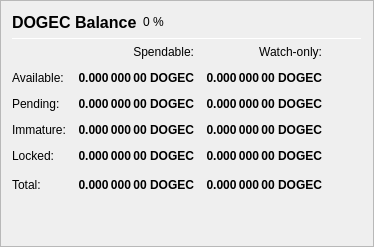
                   <widget class="QFrame" name="frame_Balances">
                    <property name="frameShape">
                     <enum>QFrame::StyledPanel</enum>
                    </property>
                    <property name="frameShadow">
                     <enum>QFrame::Raised</enum>
                    </property>
                    <layout class="QVBoxLayout" name="verticalLayout_4">
                     <item>
                      <layout class="QHBoxLayout" name="horizontalLayout_4">
                       <item>
                        <widget class="QLabel" name="label_5">
                         <property name="minimumSize">
                          <size>
                           <width>0</width>
                           <height>20</height>
                          </size>
                         </property>
                         <property name="font">
                          <font>
                           <pointsize>12</pointsize>
                           <weight>75</weight>
                           <bold>true</bold>
                          </font>
                         </property>
                         <property name="text">
                          <string>DOGEC Balance</string>
                         </property>
                        </widget>
                       </item>
                       <item>
                        <widget class="QLabel" name="labelDOGECPercent">
                         <property name="text">
                          <string notr="true">0 %</string>
                         </property>
                        </widget>
                       </item>
                       <item>
                        <spacer name="horizontalSpacer_3">
                         <property name="orientation">
                          <enum>Qt::Horizontal</enum>
                         </property>
                         <property name="sizeHint" stdset="0">
                          <size>
                           <width>40</width>
                           <height>20</height>
                          </size>
                         </property>
                        </spacer>
                       </item>
                      </layout>
                     </item>
                     <item>
                      <widget class="Line" name="line_Balance">
                       <property name="minimumSize">
                        <size>
                         <width>0</width>
                         <height>1</height>
                        </size>
                       </property>
                       <property name="maximumSize">
                        <size>
                         <width>16777215</width>
                         <height>1</height>
                        </size>
                       </property>
                       <property name="orientation">
                        <enum>Qt::Horizontal</enum>
                       </property>
                      </widget>
                     </item>
                     <item>
                      <layout class="QGridLayout" name="gridLayout">
                       <property name="spacing">
                        <number>12</number>
                       </property>
                       <item row="0" column="1">
                        <widget class="QLabel" name="labelSpendable">
                         <property name="text">
                          <string>Spendable:</string>
                         </property>
                         <property name="alignment">
                          <set>Qt::AlignRight|Qt::AlignTrailing|Qt::AlignVCenter</set>
                         </property>
                        </widget>
                       </item>
                       <item row="0" column="2">
                        <widget class="QLabel" name="labelWatchonly">
                         <property name="text">
                          <string>Watch-only:</string>
                         </property>
                         <property name="alignment">
                          <set>Qt::AlignRight|Qt::AlignTrailing|Qt::AlignVCenter</set>
                         </property>
                        </widget>
                       </item>
                       <item row="1" column="0">
                        <widget class="QLabel" name="labelBalanceText">
                         <property name="text">
                          <string>Available:</string>
                         </property>
                        </widget>
                       </item>
                       <item row="1" column="1">
                        <widget class="QLabel" name="labelBalance">
                         <property name="font">
                          <font>
                           <weight>75</weight>
                           <bold>true</bold>
                          </font>
                         </property>
                         <property name="cursor">
                          <cursorShape>IBeamCursor</cursorShape>
                         </property>
                         <property name="toolTip">
                          <string>Your current spendable balance</string>
                         </property>
                         <property name="text">
                          <string notr="true">0.000 000 00 DOGEC</string>
                         </property>
                         <property name="alignment">
                          <set>Qt::AlignRight|Qt::AlignTrailing|Qt::AlignVCenter</set>
                         </property>
                         <property name="textInteractionFlags">
                          <set>Qt::LinksAccessibleByMouse|Qt::TextSelectableByKeyboard|Qt::TextSelectableByMouse</set>
                         </property>
                        </widget>
                       </item>
                       <item row="1" column="2">
                        <widget class="QLabel" name="labelWatchAvailable">
                         <property name="font">
                          <font>
                           <weight>75</weight>
                           <bold>true</bold>
                          </font>
                         </property>
                         <property name="cursor">
                          <cursorShape>IBeamCursor</cursorShape>
                         </property>
                         <property name="toolTip">
                          <string>Your current balance in watch-only addresses</string>
                         </property>
                         <property name="text">
                          <string notr="true">0.000 000 00 DOGEC</string>
                         </property>
                         <property name="alignment">
                          <set>Qt::AlignRight|Qt::AlignTrailing|Qt::AlignVCenter</set>
                         </property>
                         <property name="textInteractionFlags">
                          <set>Qt::LinksAccessibleByMouse|Qt::TextSelectableByKeyboard|Qt::TextSelectableByMouse</set>
                         </property>
                        </widget>
                       </item>
                       <item row="2" column="0">
                        <widget class="QLabel" name="labelPendingText">
                         <property name="text">
                          <string>Pending:</string>
                         </property>
                        </widget>
                       </item>
                       <item row="2" column="1">
                        <widget class="QLabel" name="labelUnconfirmed">
                         <property name="font">
                          <font>
                           <weight>75</weight>
                           <bold>true</bold>
                          </font>
                         </property>
                         <property name="cursor">
                          <cursorShape>IBeamCursor</cursorShape>
                         </property>
                         <property name="toolTip">
                          <string>Total of transactions that have yet to be confirmed, and do not yet count toward the spendable balance</string>
                         </property>
                         <property name="text">
                          <string notr="true">0.000 000 00 DOGEC</string>
                         </property>
                         <property name="alignment">
                          <set>Qt::AlignRight|Qt::AlignTrailing|Qt::AlignVCenter</set>
                         </property>
                         <property name="textInteractionFlags">
                          <set>Qt::LinksAccessibleByMouse|Qt::TextSelectableByKeyboard|Qt::TextSelectableByMouse</set>
                         </property>
                        </widget>
                       </item>
                       <item row="2" column="2">
                        <widget class="QLabel" name="labelWatchPending">
                         <property name="font">
                          <font>
                           <weight>75</weight>
                           <bold>true</bold>
                          </font>
                         </property>
                         <property name="cursor">
                          <cursorShape>IBeamCursor</cursorShape>
                         </property>
                         <property name="toolTip">
                          <string>Unconfirmed transactions to watch-only addresses</string>
                         </property>
                         <property name="text">
                          <string notr="true">0.000 000 00 DOGEC</string>
                         </property>
                         <property name="alignment">
                          <set>Qt::AlignRight|Qt::AlignTrailing|Qt::AlignVCenter</set>
                         </property>
                         <property name="textInteractionFlags">
                          <set>Qt::LinksAccessibleByMouse|Qt::TextSelectableByKeyboard|Qt::TextSelectableByMouse</set>
                         </property>
                        </widget>
                       </item>
                       <item row="3" column="0">
                        <widget class="QLabel" name="labelImmatureText">
                         <property name="text">
                          <string>Immature:</string>
                         </property>
                        </widget>
                       </item>
                       <item row="3" column="1">
                        <widget class="QLabel" name="labelImmature">
                         <property name="font">
                          <font>
                           <weight>75</weight>
                           <bold>true</bold>
                          </font>
                         </property>
                         <property name="cursor">
                          <cursorShape>IBeamCursor</cursorShape>
                         </property>
                         <property name="toolTip">
                          <string>Staked or masternode rewards that has not yet matured</string>
                         </property>
                         <property name="text">
                          <string notr="true">0.000 000 00 DOGEC</string>
                         </property>
                         <property name="alignment">
                          <set>Qt::AlignRight|Qt::AlignTrailing|Qt::AlignVCenter</set>
                         </property>
                         <property name="textInteractionFlags">
                          <set>Qt::LinksAccessibleByMouse|Qt::TextSelectableByKeyboard|Qt::TextSelectableByMouse</set>
                         </property>
                        </widget>
                       </item>
                       <item row="3" column="2">
                        <widget class="QLabel" name="labelWatchImmature">
                         <property name="font">
                          <font>
                           <weight>75</weight>
                           <bold>true</bold>
                          </font>
                         </property>
                         <property name="cursor">
                          <cursorShape>IBeamCursor</cursorShape>
                         </property>
                         <property name="toolTip">
                          <string>Staked or masternode rewards in watch-only addresses that has not yet matured</string>
                         </property>
                         <property name="text">
                          <string notr="true">0.000 000 00 DOGEC</string>
                         </property>
                         <property name="alignment">
                          <set>Qt::AlignRight|Qt::AlignTrailing|Qt::AlignVCenter</set>
                         </property>
                         <property name="textInteractionFlags">
                          <set>Qt::LinksAccessibleByMouse|Qt::TextSelectableByKeyboard|Qt::TextSelectableByMouse</set>
                         </property>
                        </widget>
                       </item>
                       <item row="4" column="0">
                        <widget class="QLabel" name="labelLockedBalanceText">
                         <property name="toolTip">
                          <string>Locked DOGEC or Masternode collaterals. These are excluded from zDogec minting.</string>
                         </property>
                         <property name="text">
                          <string>Locked:</string>
                         </property>
                        </widget>
                       </item>
                       <item row="4" column="1">
                        <widget class="QLabel" name="labelLockedBalance">
                         <property name="font">
                          <font>
                           <weight>75</weight>
                           <bold>true</bold>
                          </font>
                         </property>
                         <property name="cursor">
                          <cursorShape>IBeamCursor</cursorShape>
                         </property>
                         <property name="toolTip">
                          <string>Locked DOGEC or Masternode collaterals. These are excluded from zDogec minting.</string>
                         </property>
                         <property name="text">
                          <string notr="true">0.000 000 00 DOGEC</string>
                         </property>
                         <property name="alignment">
                          <set>Qt::AlignRight|Qt::AlignTrailing|Qt::AlignVCenter</set>
                         </property>
                         <property name="textInteractionFlags">
                          <set>Qt::LinksAccessibleByMouse|Qt::TextSelectableByKeyboard|Qt::TextSelectableByMouse</set>
                         </property>
                        </widget>
                       </item>
                       <item row="4" column="2">
                        <widget class="QLabel" name="labelWatchLocked">
                         <property name="font">
                          <font>
                           <weight>75</weight>
                           <bold>true</bold>
                          </font>
                         </property>
                         <property name="cursor">
                          <cursorShape>IBeamCursor</cursorShape>
                         </property>
                         <property name="toolTip">
                          <string>Current locked balance in watch-only addresses</string>
                         </property>
                         <property name="text">
                          <string notr="true">0.000 000 00 DOGEC</string>
                         </property>
                         <property name="alignment">
                          <set>Qt::AlignRight|Qt::AlignTrailing|Qt::AlignVCenter</set>
                         </property>
                         <property name="textInteractionFlags">
                          <set>Qt::LinksAccessibleByMouse|Qt::TextSelectableByKeyboard|Qt::TextSelectableByMouse</set>
                         </property>
                        </widget>
                       </item>
                       <item row="5" column="0">
                        <widget class="QLabel" name="labelTotalText">
                         <property name="toolTip">
                          <string>Your current DogeCash balance, unconfirmed and immature transactions included</string>
                         </property>
                         <property name="text">
                          <string>Total:</string>
                         </property>
                        </widget>
                       </item>
                       <item row="5" column="1">
                        <widget class="QLabel" name="labelTotal">
                         <property name="font">
                          <font>
                           <weight>75</weight>
                           <bold>true</bold>
                          </font>
                         </property>
                         <property name="cursor">
                          <cursorShape>IBeamCursor</cursorShape>
                         </property>
                         <property name="toolTip">
                          <string>Your current DogeCash balance, unconfirmed and immature transactions included</string>
                         </property>
                         <property name="text">
                          <string notr="true">0.000 000 00 DOGEC</string>
                         </property>
                         <property name="alignment">
                          <set>Qt::AlignRight|Qt::AlignTrailing|Qt::AlignVCenter</set>
                         </property>
                         <property name="textInteractionFlags">
                          <set>Qt::LinksAccessibleByMouse|Qt::TextSelectableByKeyboard|Qt::TextSelectableByMouse</set>
                         </property>
                        </widget>
                       </item>
                       <item row="5" column="2">
                        <widget class="QLabel" name="labelWatchTotal">
                         <property name="font">
                          <font>
                           <weight>75</weight>
                           <bold>true</bold>
                          </font>
                         </property>
                         <property name="cursor">
                          <cursorShape>IBeamCursor</cursorShape>
                         </property>
                         <property name="toolTip">
                          <string>Current total balance in watch-only addresses</string>
                         </property>
                         <property name="text">
                          <string notr="true">0.000 000 00 DOGEC</string>
                         </property>
                         <property name="alignment">
                          <set>Qt::AlignRight|Qt::AlignTrailing|Qt::AlignVCenter</set>
                         </property>
                         <property name="textInteractionFlags">
                          <set>Qt::LinksAccessibleByMouse|Qt::TextSelectableByKeyboard|Qt::TextSelectableByMouse</set>
                         </property>
                        </widget>
                       </item>
                       <item row="5" column="3">
                        <spacer name="horizontalSpacer_9">
                         <property name="orientation">
                          <enum>Qt::Horizontal</enum>
                         </property>
                         <property name="sizeHint" stdset="0">
                          <size>
                           <width>40</width>
                           <height>20</height>
                          </size>
                         </property>
                        </spacer>
                       </item>
                      </layout>
                     </item>
                     <item>
                      <spacer name="verticalSpacer_3">
                       <property name="orientation">
                        <enum>Qt::Vertical</enum>
                       </property>
                       <property name="sizeHint" stdset="0">
                        <size>
                         <width>20</width>
                         <height>40</height>
                        </size>
                       </property>
                      </spacer>
                     </item>
                    </layout>
                   </widget>
